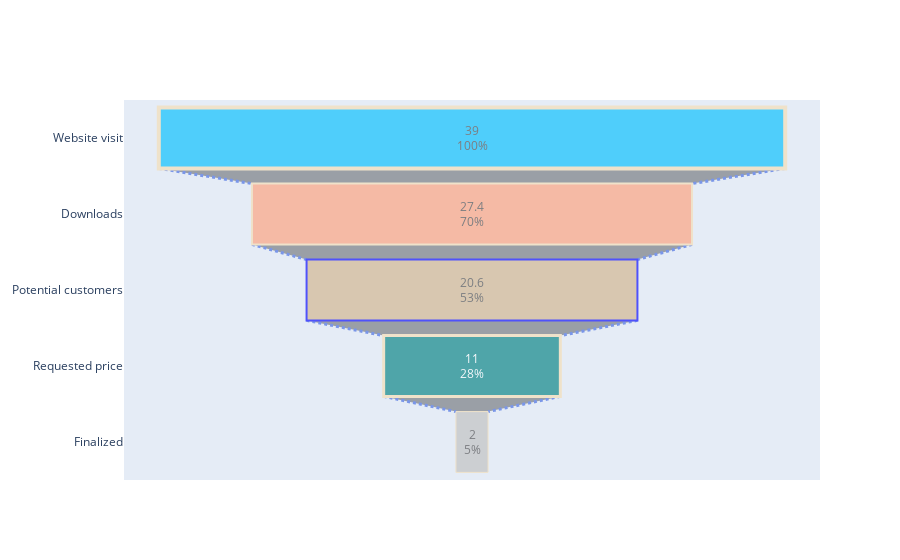

The notebook cell this image was saved under:
### Markdown cell above
### Setting Marker Size and Color

### Code cell
from plotly import graph_objects as go

fig = go.Figure(go.Funnel(
    y = ["Website visit", "Downloads", "Potential customers", "Requested price", "Finalized"],
    x = [39, 27.4, 20.6, 11, 2],
    textposition = "inside",
    textinfo = "value+percent initial",
    opacity = 0.65, marker = {"color": ["deepskyblue", "lightsalmon", "tan", "teal", "silver"],
    "line": {"width": [4, 2, 2, 3, 1, 1], "color": ["wheat", "wheat", "blue", "wheat", "wheat"]}},
    connector = {"line": {"color": "royalblue", "dash": "dot", "width": 3}})
    )

fig.show()

### Figure 1 — Plotly figure (JSON) as saved in the notebook; plotly's stock layout.template omitted (floating-point values rounded to 4 significant figures)
{"data": [{"connector": {"line": {"color": "royalblue", "dash": "dot", "width": 3}}, "marker": {"color": ["deepskyblue", "lightsalmon", "tan", "teal", "silver"], "line": {"color": ["wheat", "wheat", "blue", "wheat", "wheat"], "width": [4, 2, 2, 3, 1, 1]}}, "opacity": 0.65, "textinfo": "value+percent initial", "textposition": "inside", "type": "funnel", "x": [39, 27.4, 20.6, 11, 2], "y": ["Website visit", "Downloads", "Potential customers", "Requested price", "Finalized"]}], "layout": {}}
